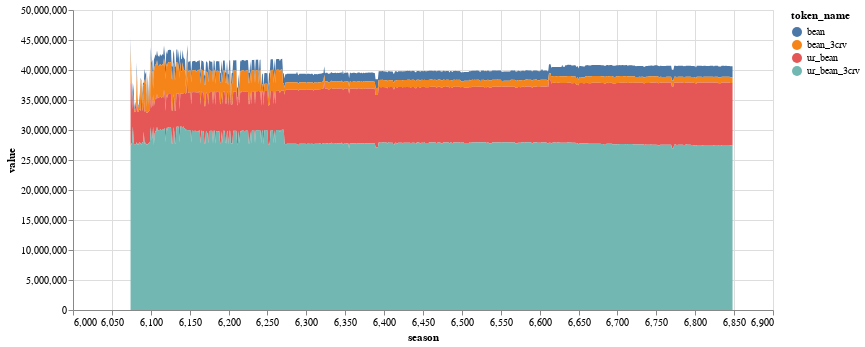

Notebook code cell kept with this figure:
### Code cell
alt.Chart(df_silo.copy().loc[df_silo.variable == 'total_deposited_bdv']
).mark_area(
).encode(
    x=alt.X("season:Q"), 
    y=alt.Y("value:Q"), 
    color=alt.Color("token_name:N"), 
    tooltip=alt.Tooltip("value:Q")
).properties(width=700)

### Figure 1 — Vega-Lite specification as saved in the notebook (floating-point values rounded to 4 significant figures; data arrays with more than 128 entries replaced by an {"elided": "..."} marker saying what was removed)
{"config": {"view": {"continuousWidth": 400, "continuousHeight": 300}}, "data": {"name": "data-4e2878e51c125721a4ce0f3adc2dcbdb"}, "mark": "area", "encoding": {"color": {"field": "token_name", "type": "nominal"}, "tooltip": {"field": "value", "type": "quantitative"}, "x": {"field": "season", "type": "quantitative"}, "y": {"field": "value", "type": "quantitative"}}, "width": 700, "$schema": "https://vega.github.io/schema/vega-lite/v4.17.0.json", "datasets": {"data-4e2878e51c125721a4ce0f3adc2dcbdb": {"elided": "3100 records"}}}
